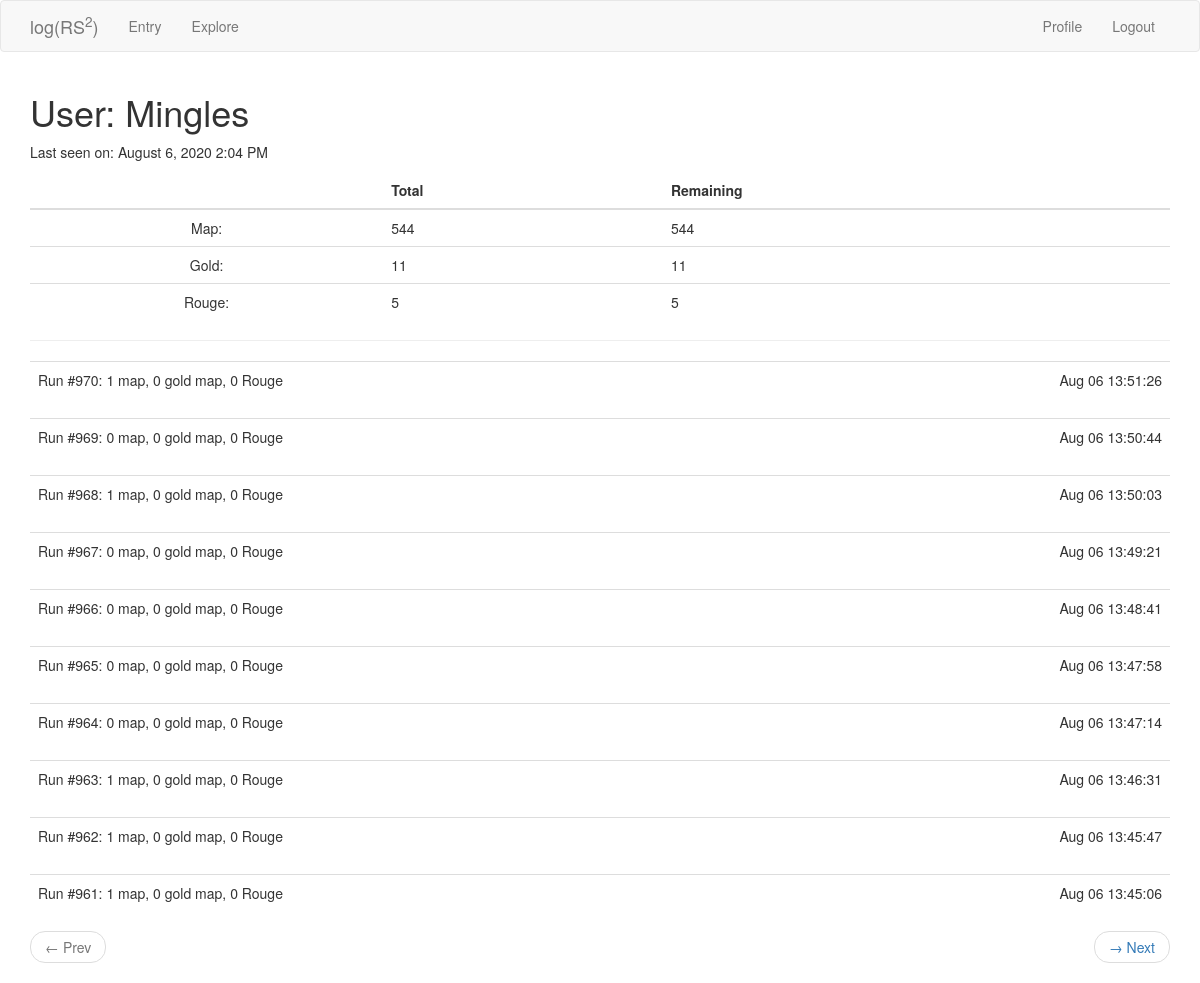
Page /user/Mingles (signed in) on the earlier database version.
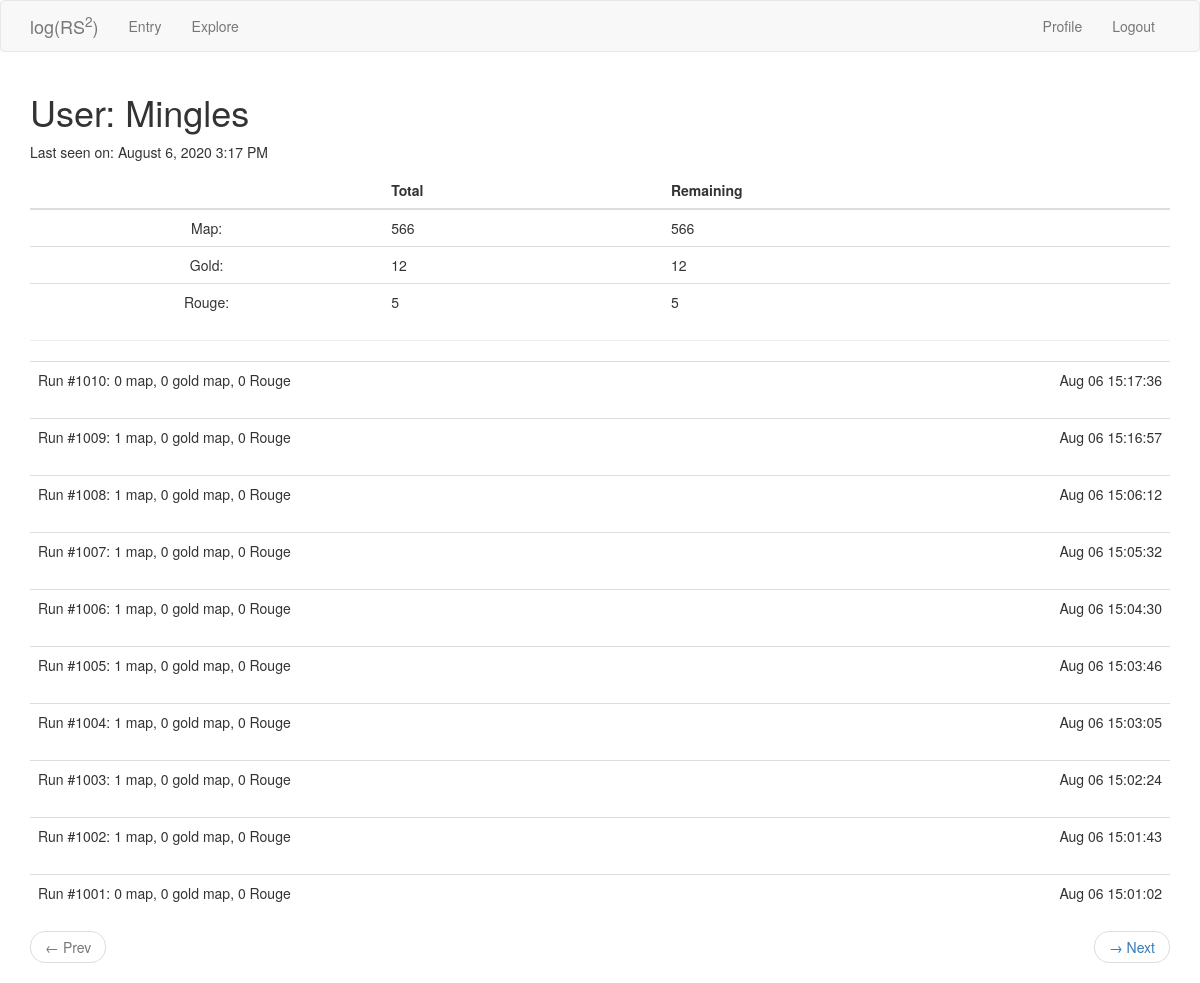
Same page on the later database version.
### app/models.py (models this page shows, shortened)
class User(UserMixin, db.Model):
    id = db.Column(db.Integer, primary_key=True)
    username = db.Column(db.String(64), index=True, unique=True)
    email = db.Column(db.String(128), index=True, unique=True)
    password_hash = db.Column(db.String(128))
    last_seen = db.Column(db.DateTime, default=datetime.utcnow)
    map_drops = db.relationship('MapDrop', backref='player', lazy='dynamic')

class MapDrop(db.Model):
    id = db.Column(db.Integer, primary_key=True)
    map = db.Column(db.Integer)
    gold_map = db.Column(db.Integer)
    rouge = db.Column(db.Integer)
    time = db.Column(db.DateTime, index=True, default=datetime.utcnow)
    user_id = db.Column(db.Integer, db.ForeignKey('user.id'))
    run = db.Column(db.Integer)

### app/routes.py (the view)
@app.route('/user/<username>')
@login_required
def user(username):
    user = User.query.filter_by(username=username).first_or_404()
    page = request.args.get('page', 1, type=int)
    maps = db.session.query(db.func.sum(MapDrop.map)).filter_by(user_id=user.id).scalar()
    gold_maps = db.session.query(db.func.sum(MapDrop.gold_map)).filter_by(user_id=user.id).scalar()
    rouges = db.session.query(db.func.sum(MapDrop.rouge)).filter_by(user_id=user.id).scalar()
    mapdrops = user.map_drops.order_by(MapDrop.time.desc()).paginate(page, app.config['MAPDROPS_PER_PAGE'], False)
    next_url = prev_url = None
    if mapdrops.has_next:
        next_url = url_for('user', username=user.username, page=mapdrops.next_num)
    if mapdrops.has_prev:
        prev_url = url_for('user', username=user.username, page=mapdrops.prev_num)
    return render_template('user.html', title='Profile', user=user, maps=maps, gold_maps=gold_maps, rouges=rouges,
                            mapdrops=mapdrops.items, next_url=next_url, prev_url=prev_url)

### app/models.py (called while the page is built)
@login.user_loader
def load_user(id):
    return User.query.get(int(id))

### app/routes.py (called while the page is built)
@app.before_request
def before_request():
    if current_user.is_authenticated:
        current_user.last_seen = datetime.utcnow()
        db.session.commit()

### app/templates/user.html
{% extends "base.html" %}
{% block app_content %}
    <h1>User: {{ user.username }}</h1>
    {% if user.last_seen %}
    <p>Last seen on: {{ moment(user.last_seen).format('LLL') }}</p>
    {% endif %}
    <table class="table table-hover">
        <thead>
            <tr>
                <th scope="col"></th>
                <th scope="col">Total</th>
                <th scope="col">Remaining</th>
            </tr>
        </thead>
        <tbody>
            <tr>
                <td align="center">Map:</td>
                <td>{{ maps }}</td>
                <td>{{ maps }}</td>
            </tr>
            <tr>
                <td align="center">Gold:</td>
                <td>{{ gold_maps }}</td>
                <td>{{ gold_maps }}</td>
            </tr>
            <tr>
                <td align="center">Rouge:</td>
                <td>{{ rouges }}</td>
                <td>{{ rouges }}</td>
            </tr>
        </tbody>
    </table>
    <hr>
    {% for mapdrop in mapdrops %}
        {% include "_mapdrop.html" %}
    {% endfor %}
    {% if prev_url or next_url %}
    <nav aria-label="...">
        <ul class="pager">
            <li class="previous{% if not prev_url %} disabled{% endif %}">
                <a href="{{ prev_url or '#' }}">
                    <span aria-hidden="true">&larr;</span> Prev
                </a>
            </li>
            <li class="next{% if not next_url %} disabled{% endif %}">
                <a href="{{ next_url or '#' }}">
                    <span aria-hidden="true">&rarr;</span> Next
                </a>
            </li>
        </ul>
    </nav>
    {% endif %}
{% endblock %}

### app/templates/_mapdrop.html (shortened to what this page needs)
<table class="table table-hover">
    <tr>
        <td>
            Run #{{ mapdrop.run }}:
            {{ mapdrop.map }} map, {{ mapdrop.gold_map }} gold map, {{ mapdrop.rouge }} Rouge
        </td>
        <td align="right">
            {{ moment(mapdrop.time).format('MMM DD HH:mm:ss') }}
        </td>
    </tr>
</table>

Differences in the rows shown:
no longer on this page (row unchanged): MapDrop: run "970", map "1", gold_map "0", rouge "0", time "Aug 06 13:51:26"
no longer on this page (row unchanged): MapDrop: run "969", map "0", gold_map "0", rouge "0", time "Aug 06 13:50:44"
no longer on this page (row unchanged): MapDrop: run "968", map "1", gold_map "0", rouge "0", time "Aug 06 13:50:03"
no longer on this page (row unchanged): MapDrop: run "967", map "0", gold_map "0", rouge "0", time "Aug 06 13:49:21"
no longer on this page (row unchanged): MapDrop: run "966", map "0", gold_map "0", rouge "0", time "Aug 06 13:48:41"
no longer on this page (row unchanged): MapDrop: run "965", map "0", gold_map "0", rouge "0", time "Aug 06 13:47:58"
no longer on this page (row unchanged): MapDrop: run "964", map "0", gold_map "0", rouge "0", time "Aug 06 13:47:14"
no longer on this page (row unchanged): MapDrop: run "963", map "1", gold_map "0", rouge "0", time "Aug 06 13:46:31"
no longer on this page (row unchanged): MapDrop: run "962", map "1", gold_map "0", rouge "0", time "Aug 06 13:45:47"
no longer on this page (row unchanged): MapDrop: run "961", map "1", gold_map "0", rouge "0", time "Aug 06 13:45:06"
changed User "Mingles": last_seen "August 6, 2020 2:04 PM" → "August 6, 2020 3:17 PM"
added MapDrop: run "1010", map "0", gold_map "0", rouge "0", time "Aug 06 15:17:36"
added MapDrop: run "1009", map "1", gold_map "0", rouge "0", time "Aug 06 15:16:57"
added MapDrop: run "1008", map "1", gold_map "0", rouge "0", time "Aug 06 15:06:12"
added MapDrop: run "1007", map "1", gold_map "0", rouge "0", time "Aug 06 15:05:32"
added MapDrop: run "1006", map "1", gold_map "0", rouge "0", time "Aug 06 15:04:30"
added MapDrop: run "1005", map "1", gold_map "0", rouge "0", time "Aug 06 15:03:46"
added MapDrop: run "1004", map "1", gold_map "0", rouge "0", time "Aug 06 15:03:05"
added MapDrop: run "1003", map "1", gold_map "0", rouge "0", time "Aug 06 15:02:24"
added MapDrop: run "1002", map "1", gold_map "0", rouge "0", time "Aug 06 15:01:43"
added MapDrop: run "1001", map "0", gold_map "0", rouge "0", time "Aug 06 15:01:02"
Other differences:
{{ maps }}: "544" → "566"
{{ gold_maps }}: "11" → "12"
